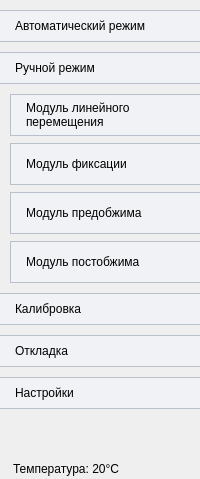
        <widget class="QWidget" name="mainMenu" native="true">
         <property name="minimumSize">
          <size>
           <width>200</width>
           <height>0</height>
          </size>
         </property>
         <property name="styleSheet">
          <string notr="true">QPushButton {
	padding-left: 15px;
	text-align: left;
	background-color: #F0F2F5;
	border-radius: none;
	height: 30px;
	border-top: 1px solid #B8C0CC;
	border-bottom: 1px solid #B8C0CC;
}

QPushButton:pressed {
	background-color: #D5DAE0;
}

QPushButton:checked {
    background-color: #D5DAE0;
    border-left: 4px solid #4A8AB5;
    border-top: 1px solid #9AA3B3;
    border-bottom: 1px solid #9AA3B3;
}
</string>
         </property>
         <layout class="QVBoxLayout" name="verticalLayout_2">
          <property name="spacing">
           <number>10</number>
          </property>
          <property name="leftMargin">
           <number>0</number>
          </property>
          <property name="topMargin">
           <number>10</number>
          </property>
          <property name="rightMargin">
           <number>0</number>
          </property>
          <property name="bottomMargin">
           <number>0</number>
          </property>
          <item>
           <widget class="QPushButton" name="btnAutoMode">
            <property name="text">
             <string>Автоматический режим</string>
            </property>
           </widget>
          </item>
          <item>
           <widget class="QPushButton" name="btnManualMode">
            <property name="text">
             <string>Ручной режим</string>
            </property>
           </widget>
          </item>
          <item>
           <widget class="QWidget" name="subMenu" native="true">
            <property name="styleSheet">
             <string notr="true">QPushButton {
	height: 40px;
	margin-left: 10px;
	border-left: 1px solid #B8C0CC;
}

QPushButton:pressed {
	background-color: #D5DAE0;
}

QPushButton:checked {
    background-color: #D5DAE0;
    border-left: 4px solid #4A8AB5;
    border-bottom: 1px solid #B8C0CC;
}</string>
            </property>
            <layout class="QVBoxLayout" name="verticalLayout_3">
             <property name="spacing">
              <number>7</number>
             </property>
             <property name="leftMargin">
              <number>0</number>
             </property>
             <property name="topMargin">
              <number>0</number>
             </property>
             <property name="rightMargin">
              <number>0</number>
             </property>
             <property name="bottomMargin">
              <number>0</number>
             </property>
             <item>
              <widget class="QPushButton" name="btnLinear">
               <property name="text">
                <string>Модуль линейного
перемещения</string>
               </property>
              </widget>
             </item>
             <item>
              <widget class="QPushButton" name="btnFixation">
               <property name="text">
                <string>Модуль фиксации</string>
               </property>
              </widget>
             </item>
             <item>
              <widget class="QPushButton" name="btnPreCrimp">
               <property name="text">
                <string>Модуль предобжима</string>
               </property>
              </widget>
             </item>
             <item>
              <widget class="QPushButton" name="btnPostCrimp">
               <property name="text">
                <string>Модуль постобжима</string>
               </property>
              </widget>
             </item>
            </layout>
           </widget>
          </item>
          <item>
           <widget class="QPushButton" name="btnCalibration">
            <property name="text">
             <string>Калибровка</string>
            </property>
           </widget>
          </item>
          <item>
           <widget class="QPushButton" name="btnDebug">
            <property name="text">
             <string>Откладка</string>
            </property>
           </widget>
          </item>
          <item>
           <widget class="QPushButton" name="btnSettings">
            <property name="text">
             <string>Настройки</string>
            </property>
           </widget>
          </item>
          <item>
           <spacer name="verticalSpacer">
            <property name="orientation">
             <enum>Qt::Orientation::Vertical</enum>
            </property>
            <property name="sizeHint" stdset="0">
             <size>
              <width>20</width>
              <height>40</height>
             </size>
            </property>
           </spacer>
          </item>
          <item>
           <widget class="QLabel" name="lblTemp">
            <property name="minimumSize">
             <size>
              <width>0</width>
              <height>20</height>
             </size>
            </property>
            <property name="maximumSize">
             <size>
              <width>16777215</width>
              <height>36</height>
             </size>
            </property>
            <property name="font">
             <font>
              <pointsize>9</pointsize>
             </font>
            </property>
            <property name="styleSheet">
             <string notr="true">padding-left: 10px;</string>
            </property>
            <property name="text">
             <string>Температура: 20°C </string>
            </property>
           </widget>
          </item>
         </layout>
        </widget>
